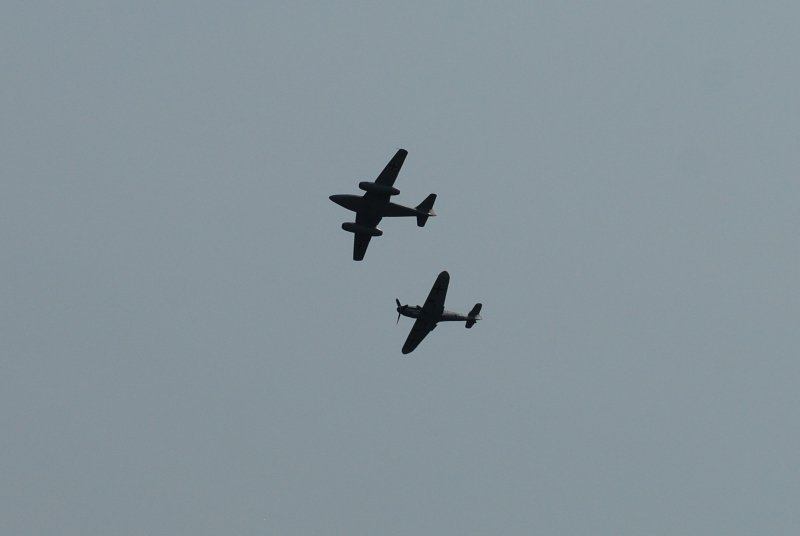
#> input picture Lab4/planes/samolot02.jpg, 800 x 536 px; its folder holds 4 pictures in this run
$ python planes.py
#> lines starting #> are read from the running program, lines starting #| are printed output that depends on the picture; after the words box and inside, x2 and y2 are one past the last pixel; in counts of white or black regions, pixels touching at a corner belong together
from __future__ import division

from multiprocessing.pool import ThreadPool

import skimage as ski
import skimage.morphology as mp
from matplotlib import pylab as plt
from pylab import *
from skimage import io
from skimage.color import hsv2rgb, rgb2gray

GAMMA = 0.7
SIGMA = 4.65
detection_range = 12
center_circle_range = 5

planesToRead = [
    # '01', '02', '04',
    # '05', '06', '08',
    # '09', '10', '11',
    # '12', '13', '14',
    # '15', '16', '17',
    # '18', '19', '00'
    '02'
]


def drawPlanesImage(i, img):
    # plt.subplot(6, 3, i)
    plt.subplot(1, 1, i)
    frame = plt.gca()  # Frame do usuniecia osi
    frame.axes.get_xaxis().set_visible(False)  # Usuniecie osix
    frame.axes.get_yaxis().set_visible(False)  # Usuniecie osiy
    plt.imshow(img)


planes = [io.imread('./planes/samolot{0}.jpg'.format(i)) for i in planesToRead]
#> planes = 1 item
imageList = []
for plane in planes:
    imageList.append(plane)
#> this loop made 1 pass
#> after the loop, imageList = 1 item


def getEdges(img):
    img = rgb2gray(img)
    from skimage import feature
    img = img ** GAMMA
    img = ski.feature.canny(img, sigma=SIGMA)
    img = mp.dilation(img)
    return img


def processImage(img):
    print("started")
    res = getEdges(img)
    res = hsv2rgb(colorImg(res))
    res = addBorders(img, res)
    return res


def replaceAll(objectsMap, oldId, newId):
    objectsMap[objectsMap == oldId] = newId
    return objectsMap


def findObjects(img):
    idsMap, objectsMap, maxObjId = find_objects(img)
    set_center_points(idsMap, objectsMap)
    return objectsMap, maxObjId


def find_objects(img):
    r = detection_range
    maxObjId = 0
    idsMap = [0]
    objectsMap = np.zeros((len(img), len(img[0])))
    for x in range(r, len(img) - r):
        for y in range(r, len(img[x]) - r):
            if img[x][y] > 0:
                total = 0
                for i in range(-r, r + 1):
                    for j in range(-r, r + 1):
                        total += img[x + i][y + j]
                if (total > 0):
                    objId = 0
                    for i in range(-r, r + 1):
                        for j in range(-r, r + 1):
                            if objId > 0 and objId < objectsMap[x + i][y + j]:
                                replaceAll(objectsMap[:x], objId, objectsMap[x + i][y + j])
                                idsMap[int(objId)] = 0
                            objId = max(objId, objectsMap[x + i][y + j])

                    if (objId > 0):
                        objectsMap[x][y] = objId
                        idsMap[int(objId)] += 1
                    else:
                        maxObjId += 1
                        idsMap.append(1)
                        objectsMap[x][y] = maxObjId

    idsMap, maxObjId = rescale_ids(idsMap, objectsMap)
    return idsMap, objectsMap, maxObjId


def rescale_ids(idsMap, objectsMap):
    rescaled_id = [0]
    current_id = 0
    for i in range(len(idsMap)):
        if idsMap[i] > 0:
            current_id += 1
            replaceAll(objectsMap, i, current_id)
            rescaled_id.append(idsMap[i])
    objectsMap[objectsMap > current_id] = 0
    maxObjId = len(rescaled_id)
    return rescaled_id, maxObjId


def set_center_points(idsMap, objectsMap):
    lev = max(idsMap) / 7
    objCords = initialize_ids_map(idsMap)
    count_bounding_box(idsMap, lev, objCords, objectsMap)
    measure_center(objCords, objectsMap)


def initialize_ids_map(idsMap):
    objCords = []
    for i in range(len(idsMap)):
        objCords.append({
            "x": 0, "y": 0, "n": 0
        })
    return objCords


def measure_center(objCords, objectsMap):
    r = center_circle_range
    for i in range(len(objCords)):
        if objCords[i] != 0:
            x = int((objCords[i]["x"] / objCords[i]["n"]))
            y = int((objCords[i]["y"] / objCords[i]["n"]))
            for j in range(-r, r + 1):
                for k in range(-r, r + 1):
                    if len(objectsMap) > x + j >= 0 \
                            and len(objectsMap[x]) > y + k >= 0 \
                            and abs(j) + abs(k) <= r:
                        objectsMap[x + j][y + k] = i


def count_bounding_box(idsMap, lev, objCords, objectsMap):
    for i in range(len(objectsMap)):
        for j in range(len(objectsMap[i])):
            objId = int(objectsMap[i][j])
            if idsMap[objId] < lev:
                objectsMap[i][j] = 0
                objCords[objId] = 0
            else:
                objCords[objId]["x"] += i
                objCords[objId]["y"] += j
                objCords[objId]["n"] += 1


def colorImg(img):
    objectsMap, maxObjId = findObjects(img)
    colorStep = 1 / maxObjId
    colorsMap = []
    unique_adder = random()
    for i in range(len(img)):
        colorsMap.append([])
        for j in range(len(img[i])):
            h = colorStep * objectsMap[i][j]
            if not h == 0:
                h += unique_adder
                colorsMap[i].append([h, 1, 1])
            else:
                colorsMap[i].append([0, 0, 0])
    return colorsMap


def addBorders(original, borders):
    for i in range(len(original)):
        for j in range(len(original[i])):
            if sum(borders[i][j]) > 0.1:
                original[i][j] = borders[i][j] * 255
    return original


fig = plt.figure(facecolor="black", figsize=(60, 60))  # czarne tło


def fun():
    elements = len(imageList)
#> elements = 1
    imagesProc = []
    pool = ThreadPool(processes=elements)
    count = 0
    for img in imageList:
        count += 1
        asyncRes = pool.apply_async(processImage, ([img]))
        imagesProc.append(asyncRes)
        print(count)
#> this loop made 1 pass
#> count on pass 1: 1
#| started
#| 1
#> pass 1, in getEdges, `img = img ** GAMMA`:
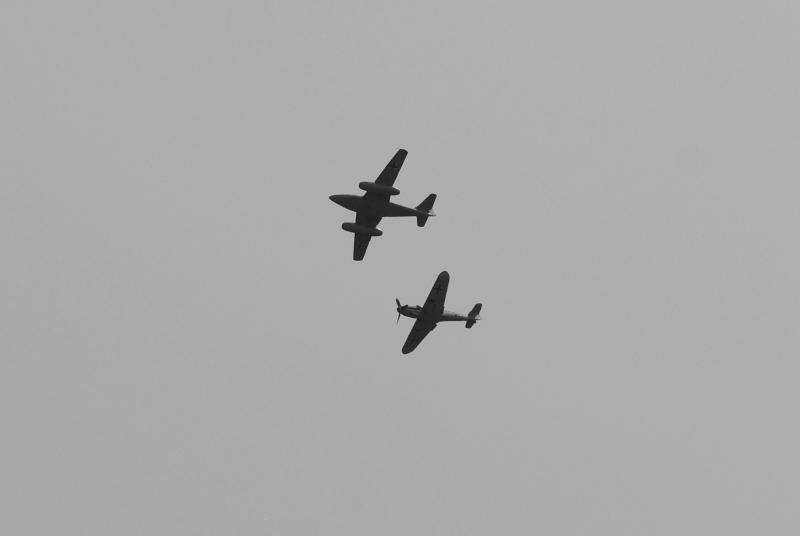
#> img: shape (536, 800) float64; min 0.103, max 0.832, mean 0.673
#> pass 1, in getEdges, `img = ski.feature.canny(img, sigma=SIGMA)`:
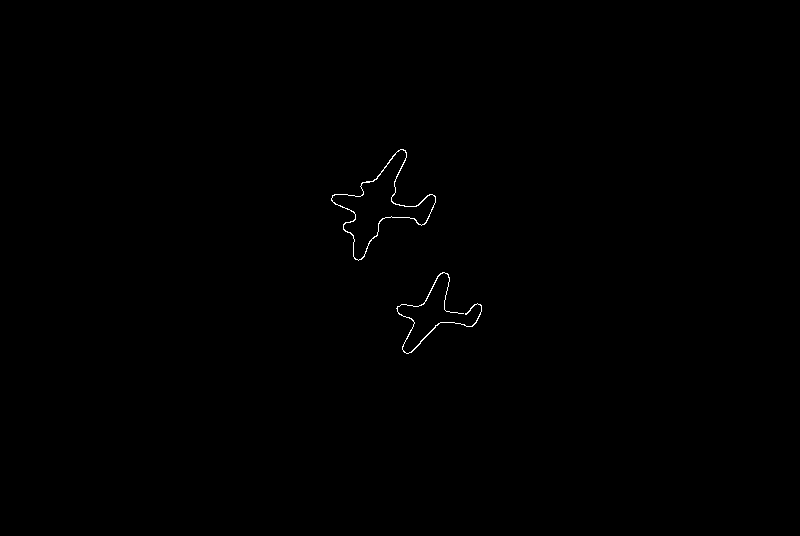
#> img: shape (536, 800) bool; 0.2% white in thin lines or dots, all inside (x1, y1, x2, y2) = (331, 149, 482, 354)
#> pass 1, in getEdges, `img = mp.dilation(img)`:
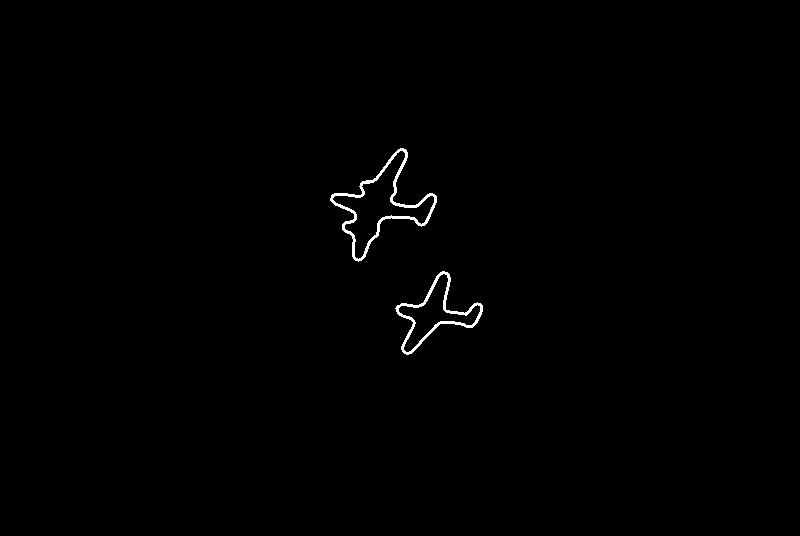
#> img: shape (536, 800) bool; 0.51% white in thin lines or dots, all inside (x1, y1, x2, y2) = (330, 148, 483, 355)
#> after the loop, count = 1; imagesProc = 1 item

    for i in range(len(imagesProc)):
        print("waiting for {0}".format(i))
        res = imagesProc[i].get()
        drawPlanesImage(i + 1, res)
    plt.tight_layout()  # Aby obrazy znajdowały się obok siebie
    plt.show()
    fig.savefig("planes.pdf")
    plt.close()


fun()
